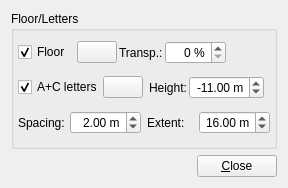
<ui version="4.0" >
 <class>VP1GuidesSysSettingsFloorAndLettersForm</class>
 <widget class="QWidget" name="VP1GuidesSysSettingsFloorAndLettersForm" >
  <property name="geometry" >
   <rect>
    <x>0</x>
    <y>0</y>
    <width>283</width>
    <height>188</height>
   </rect>
  </property>
  <property name="windowTitle" >
   <string>Form</string>
  </property>
  <layout class="QVBoxLayout" >
   <item>
    <widget class="QGroupBox" name="groupBox_3" >
     <property name="title" >
      <string>Floor/Letters</string>
     </property>
     <layout class="QGridLayout" >
      <property name="leftMargin" >
       <number>4</number>
      </property>
      <property name="topMargin" >
       <number>4</number>
      </property>
      <property name="rightMargin" >
       <number>4</number>
      </property>
      <property name="bottomMargin" >
       <number>4</number>
      </property>
      <item row="0" column="0" >
       <layout class="QHBoxLayout" >
        <item>
         <widget class="QCheckBox" name="checkBox_floorenabled" >
          <property name="text" >
           <string>Floor</string>
          </property>
          <property name="checked" >
           <bool>true</bool>
          </property>
         </widget>
        </item>
        <item>
         <layout class="QHBoxLayout" >
          <property name="spacing" >
           <number>2</number>
          </property>
          <item>
           <widget class="VP1ColorSelectButton" name="colorButton_floor" >
            <property name="text" >
             <string/>
            </property>
           </widget>
          </item>
          <item>
           <widget class="QLabel" name="label_12" >
            <property name="text" >
             <string>Transp.:</string>
            </property>
           </widget>
          </item>
          <item>
           <widget class="QSpinBox" name="spinBox_floortransp" >
            <property name="alignment" >
             <set>Qt::AlignRight|Qt::AlignTrailing|Qt::AlignVCenter</set>
            </property>
            <property name="suffix" >
             <string> %</string>
            </property>
            <property name="maximum" >
             <number>100</number>
            </property>
            <property name="singleStep" >
             <number>5</number>
            </property>
            <property name="value" >
             <number>0</number>
            </property>
           </widget>
          </item>
         </layout>
        </item>
       </layout>
      </item>
      <item row="0" column="1" colspan="2" >
       <spacer>
        <property name="orientation" >
         <enum>Qt::Horizontal</enum>
        </property>
        <property name="sizeType" >
         <enum>QSizePolicy::Preferred</enum>
        </property>
        <property name="sizeHint" >
         <size>
          <width>1</width>
          <height>20</height>
         </size>
        </property>
       </spacer>
      </item>
      <item row="1" column="0" colspan="2" >
       <layout class="QHBoxLayout" >
        <item>
         <layout class="QHBoxLayout" >
          <property name="spacing" >
           <number>0</number>
          </property>
          <item>
           <widget class="QCheckBox" name="checkBox_acdesignations" >
            <property name="text" >
             <string>A+C letters</string>
            </property>
            <property name="checked" >
             <bool>true</bool>
            </property>
           </widget>
          </item>
          <item>
           <widget class="VP1MaterialButton" name="matButton_letters" >
            <property name="text" >
             <string/>
            </property>
           </widget>
          </item>
         </layout>
        </item>
        <item>
         <layout class="QHBoxLayout" >
          <property name="spacing" >
           <number>2</number>
          </property>
          <item>
           <widget class="QLabel" name="label_9" >
            <property name="text" >
             <string>Height:</string>
            </property>
           </widget>
          </item>
          <item>
           <widget class="QDoubleSpinBox" name="doubleSpinBox_floorheight" >
            <property name="alignment" >
             <set>Qt::AlignRight|Qt::AlignTrailing|Qt::AlignVCenter</set>
            </property>
            <property name="suffix" >
             <string> m</string>
            </property>
            <property name="minimum" >
             <double>-99.989999999999995</double>
            </property>
            <property name="value" >
             <double>-11.000000000000000</double>
            </property>
           </widget>
          </item>
         </layout>
        </item>
       </layout>
      </item>
      <item row="1" column="2" >
       <spacer>
        <property name="orientation" >
         <enum>Qt::Horizontal</enum>
        </property>
        <property name="sizeType" >
         <enum>QSizePolicy::Preferred</enum>
        </property>
        <property name="sizeHint" >
         <size>
          <width>1</width>
          <height>20</height>
         </size>
        </property>
       </spacer>
      </item>
      <item row="2" column="0" colspan="3" >
       <layout class="QHBoxLayout" >
        <item>
         <layout class="QHBoxLayout" >
          <property name="spacing" >
           <number>2</number>
          </property>
          <item>
           <widget class="QLabel" name="label_8" >
            <property name="text" >
             <string>Spacing:</string>
            </property>
           </widget>
          </item>
          <item>
           <widget class="QDoubleSpinBox" name="doubleSpinBox_floorspacing" >
            <property name="alignment" >
             <set>Qt::AlignRight|Qt::AlignTrailing|Qt::AlignVCenter</set>
            </property>
            <property name="suffix" >
             <string> m</string>
            </property>
            <property name="minimum" >
             <double>0.010000000000000</double>
            </property>
            <property name="maximum" >
             <double>40.000000000000000</double>
            </property>
            <property name="singleStep" >
             <double>0.250000000000000</double>
            </property>
            <property name="value" >
             <double>2.000000000000000</double>
            </property>
           </widget>
          </item>
         </layout>
        </item>
        <item>
         <layout class="QHBoxLayout" >
          <property name="spacing" >
           <number>2</number>
          </property>
          <item>
           <widget class="QLabel" name="label_7" >
            <property name="text" >
             <string>Extent:</string>
            </property>
           </widget>
          </item>
          <item>
           <widget class="QDoubleSpinBox" name="doubleSpinBox_floorextent" >
            <property name="alignment" >
             <set>Qt::AlignRight|Qt::AlignTrailing|Qt::AlignVCenter</set>
            </property>
            <property name="suffix" >
             <string> m</string>
            </property>
            <property name="minimum" >
             <double>1.000000000000000</double>
            </property>
            <property name="value" >
             <double>16.000000000000000</double>
            </property>
           </widget>
          </item>
         </layout>
        </item>
       </layout>
      </item>
     </layout>
    </widget>
   </item>
   <item>
    <layout class="QHBoxLayout" >
     <property name="spacing" >
      <number>0</number>
     </property>
     <item>
      <spacer>
       <property name="orientation" >
        <enum>Qt::Horizontal</enum>
       </property>
       <property name="sizeHint" >
        <size>
         <width>1</width>
         <height>5</height>
        </size>
       </property>
      </spacer>
     </item>
     <item>
      <widget class="QPushButton" name="pushButton_close" >
       <property name="text" >
        <string>&amp;Close</string>
       </property>
      </widget>
     </item>
    </layout>
   </item>
  </layout>
 </widget>
 <customwidgets>
  <customwidget>
   <class>VP1MaterialButton</class>
   <extends>QPushButton</extends>
   <header>VP1Base/VP1MaterialButton.h</header>
  </customwidget>
  <customwidget>
   <class>VP1ColorSelectButton</class>
   <extends>QPushButton</extends>
   <header>VP1Base/VP1ColorSelectButton.h</header>
  </customwidget>
 </customwidgets>
 <resources/>
 <connections/>
</ui>
